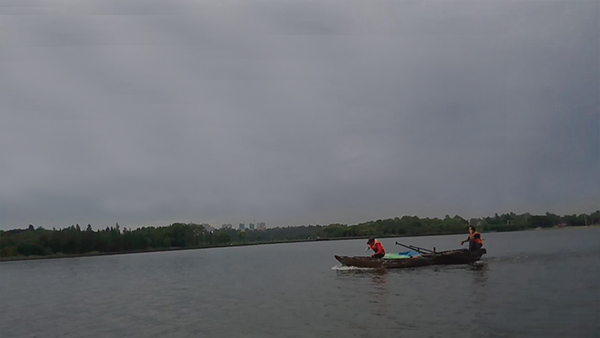
//> input picture waterlinetest/132.jpg, 600 x 338 px
$ ./waterlinetest   (built with g++ and OpenCV 4)
//> lines starting //> are read from the running program, lines starting //| are printed output that depends on the picture; after the words box and inside, x2 and y2 are one past the last pixel; in counts of white or black regions, pixels touching at a corner belong together
//> further down, srcImage is the input picture: 338 rows x 600 cols, CV_8UC3; mean B, G, R 119.5, 113.8, 110.8
// waterlinetest.cpp : 定义控制台应用程序的入口点。
//

#include "stdafx.h"
#include<opencv2\opencv.hpp>
#include <iostream>
#include<cv.h>
#include <opencv2\core\core.hpp>
#include<opencv2/highgui/highgui.hpp>
#include <opencv2/imgproc/imgproc.hpp>
#include <math.h>
#include <numeric>
#include <algorithm>
#include<vector>
#include <set>
#include  <functional>
#include <math.h>
using namespace cv;
using namespace std;

#define MIN_AREA 1000//定义最小有效的矩形面积

vector<Vec2f> lines;//定义一个矢量结构lines用于存放得到的线段矢量集合
vector<Point> maxLine;
vector<Point> minLine;
vector<vector<Point>> contours;
vector<Vec4i> hierarchy;
const int gray_level = 16;

typedef  struct colorbox//声明一个结构体类型boxShore
{
	int num;
	int r;
	int g;
	int b ;
	int labl;
	int laba;
	int labb;
	int s;
}colorboxInfo;


typedef vector <colorboxInfo> colorboxInfoVec;

bool GreaterSort(colorboxInfo a, colorboxInfo b) { return (a.s > b.s); }
bool LessSort(colorboxInfo a, colorboxInfo b) { return (a.s < b.s); }

void colorReduce(Mat& image, int div)
{
	for (int i = 0; i < image.rows; i++)
	{
		for (int j = 0; j < image.cols; j++)
		{
			int a = image.at<Vec3b>(i, j)[0];
			int b = a *div/ 256;
			image.at<Vec3b>(i, j)[0] = image.at<Vec3b>(i, j)[0] *div/ 256;
			image.at<Vec3b>(i, j)[1] = image.at<Vec3b>(i, j)[1] *div/ 256;
			image.at<Vec3b>(i, j)[2] = image.at<Vec3b>(i, j)[2] *div/ 256;
		/*	cout << "r " << image.at<Vec3b>(i, j)[2] << endl;
			cout << "g" << image.at<Vec3b>(i, j)[1] << endl;
			cout << "b " << image.at<Vec3b>(i, j)[0] << endl;*/
		}
	}
}

void colorgraychange(Mat& image, int div)
{
	for (int i = 0; i < image.rows; i++)
	{
		for (int j = 0; j < image.cols; j++)
		{
			image.at<uchar>(i, j) =div;
		}
	}
}

// [17 lines left out: function colorReduceLab, not called in this run]

void  rmHighlight(const Mat  &src, Mat &dst)
{
	Mat  srccopy,grayImage;
	src.copyTo(srccopy);
	cvtColor(srccopy, grayImage, CV_BGR2GRAY);//变为灰度图
//	imshow("grayImage", grayImage);
	int a1 = 0;
	dst = srccopy;
	int sl = 200, m = 3;
	int mc = 0, c = 1, fr1 = 0, fr2 = 0, fr3 = 0,a3 = 0, b3 = 0;
	for (int y = 0; y < src.rows; y++)
	{
		for (int x = 0; x < src.cols; x++)
		{


			if (grayImage.at<uchar>(y, x) > sl)
			{

				mc = 0;
				c = 0;
				fr1=fr2=fr3 = 0;
			}
			while (c == 0 && fr1 == 0)
			{
				if (mc == 0)
				{
					for (a3 = -1; a3 < 2; a3++)
					{
						for (b3 = -1; b3 < 2; b3++)
						{
							int temp = grayImage.at<uchar>(y, x);


							if ((x + b3) < 1 || (x + b3) > (src.cols - 1) || (y + a3) < 1 || (y + a3) > (src.rows - 1))
							{
								continue;
							}

							if (grayImage.at<uchar>(y + a3, x + b3) <= sl)
							{

								c = c + 1;
								fr1= fr1 + src.at<Vec3b>(y + a3, x + b3)[0];
								fr2 = fr2 + src.at<Vec3b>(y + a3, x + b3)[1];
								fr3 = fr3 + src.at<Vec3b>(y + a3, x + b3)[2];

							}
						}
					}
				}
				else
				{

					for (a3 = -1 - mc; a3 < 2 + mc; a3++)
					{

						for (b3 = -1 - mc; b3 < 2 + mc; b3++)
						{

							if ((x + b3) < 1 || (x + b3) > (src.cols - 1) || (y + a3) < 1 || (y + a3) > (src.rows - 1))
							{
								continue;
							}

							if (grayImage.at<uchar>(y + a3, x + b3) <= sl)
							{

								if ((abs(a3)*abs(a3) + abs(b3)* abs(b3)) >= 4)
								{

									c = c + 1;
									fr1 = fr1 + src.at<Vec3b>(y + a3, x + b3)[0];
									fr2 = fr2 + src.at<Vec3b>(y + a3, x + b3)[1];
									fr3 = fr3 + src.at<Vec3b>(y + a3, x + b3)[2];
								}

							}
						}
					}
				}
				mc = mc + 2;
				int a5 = 0;
			//	a5 = fr / (c + 1);
				//cout <<"a5"<<a5<<endl;
				dst.at<Vec3b>(y, x)[0] = (fr1 + 190) / (c + 1);
				dst.at<Vec3b>(y, x)[1] = (fr2 + 190) / (c + 1);
				dst.at<Vec3b>(y, x)[2] = (fr3 + 190) / (c + 1);
			}

		}
	}
//> after the loop, mc = 0; c = 1; fr1 = 0; fr2 = 0; fr3 = 0

	// [5 lines of commented-out code are left out]


}


void mySobel(Mat &image)
{

	Mat grayImage;
	Mat grayImagecopy;
	cvtColor(image, grayImage, CV_RGB2GRAY);
	//GaussianBlur(grayImage, grayImage, Size(5, 5), 2);   //高斯滤波
	grayImage.copyTo(grayImagecopy);
	//imshow("gray", grayImage);
	int t1 = 0;
	int	t2 = 0;
	int maxgray = 0;
	int mingray = 255;
	int gradientgray = 0;

	for (int y = 1; y < grayImage.rows-1; y++)
	{
		for (int x = 1; x < grayImage.cols-1; x++)
		{
			gradientgray = grayImage.at<uchar>(y + 1, x - 1)+2*grayImage.at<uchar>(y + 1, x ) + grayImage.at<uchar>(y + 1, x +1)
				- grayImage.at<uchar>(y -1, x - 1) -2* grayImage.at<uchar>(y -1, x ) - grayImage.at<uchar>(y - 1, x + 1)  ;
			if (gradientgray >= maxgray)
			{
				maxgray = gradientgray;
			}
			if (gradientgray <= mingray)
			{
				mingray = gradientgray;
			}
		}
	}
//> this loop made 336 passes
//> (gradientgray, maxgray, mingray) on passes 1 to 3: (0, 2, -2), (0, 2, -2), (0, 2, -2)
//> after the loop, gradientgray = 0; maxgray = 299; mingray = -392

	float k = 255 / float(maxgray - mingray);
//> k = 0.369

	for (int y =1; y < grayImage.rows - 1; y++)
	{
		for (int x = 1; x < grayImage.cols - 1; x++)
		{
			gradientgray = grayImage.at<uchar>(y + 1, x - 1) + 2 * grayImage.at<uchar>(y + 1, x) + grayImage.at<uchar>(y + 1, x + 1)
				- grayImage.at<uchar>(y - 1, x - 1) - 2 * grayImage.at<uchar>(y - 1, x) - grayImage.at<uchar>(y - 1, x + 1);
		grayImagecopy.at<uchar>(y, x) = gradientgray * k + 255 - maxgray * k;
		}
	}
//> this loop made 336 passes
//> gradientgray on passes 1 to 3: 0, 0, 0
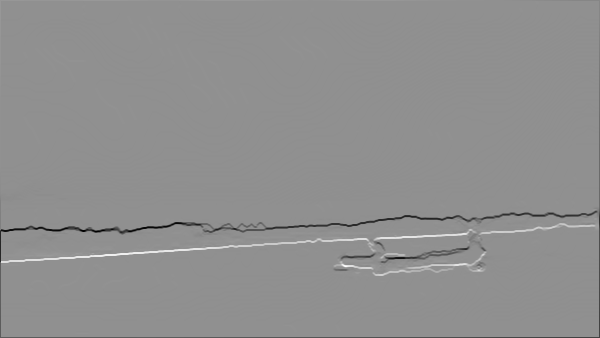
//> grayImagecopy: 338 rows x 600 cols, CV_8UC1; min 0, max 255, mean 143.3
//> after the loop, gradientgray = 0


		// [17 lines of commented-out code are left out]

		cvtColor(grayImagecopy, image, CV_GRAY2RGB);

}

void myWaterLine(const Mat  &sobelimage,Mat &dst)
{
	for (int x = 1; x < dst.cols-5; x = x + 5)
	{
		int  garymax = 0, garymin = 255, ymin = 0, ymax = 0;
		for (int y = 1; y < dst.rows - 1; y++)
		{
			//每个x的每行的值
			int  garymeanvalue = 0;
			for (int xin = x; xin < x + 5; xin++)
			{
				int color = sobelimage.at<uchar>(y, xin);
				garymeanvalue = garymeanvalue + int(sobelimage.at<uchar>(y, xin));
			}

			if (garymax <= garymeanvalue / 5)
			{
				garymax = garymeanvalue / 5;
				ymax = y;

			}

		}
		Point  pout1;
		pout1.x = x + 2;
		pout1.y = ymax;
		maxLine.push_back(pout1);

		for (int y = 1; y < dst.rows - 1; y++)
		{
			//每个x的每行的值
			int  garymeanvalue = 0;
			for (int xin = x; xin < x + 5; xin++)
			{
				int color = sobelimage.at<uchar>(y, xin);
				garymeanvalue = garymeanvalue + int(sobelimage.at<uchar>(y, xin));
			}


			if (garymin >= garymeanvalue / 5 && y<=ymax-10)
			{
				garymin = garymeanvalue / 5;
				ymin = y;
			}

		}

		Point  pout3;
		pout3.x = x+2;
		pout3.y = ymin;
		minLine.push_back(pout3);
	}
//> this loop made 119 passes
//> (garymax, ymax, garymin, ymin) on passes 1 to 8: (222, 261, 16, 230), (222, 261, 14, 230), (222, 261, 14, 229), (223, 260, 14, 229), (224, 260, 18, 229), (223, 260, 57, 228), (223, 260, 55, 228), (224, 259, 26, 228)


	for (int j = 3; j < minLine.size() - 3; j++)
	{
		if (abs(minLine[j - 1].y - minLine[j].y) > 10&& abs(minLine[j + 1].y - minLine[j].y) > 10)
		{
			minLine[j].y = minLine[j - 1].y;
			//minLine[j].y = float(minLine[j - 3].y + minLine[j + 3].y) * 8 / 20 + float(minLine[j -2].y + minLine[j +2].y) * 2 / 20;
		}
		if (abs(maxLine[j - 1].y - maxLine[j].y) > 10&&abs(maxLine[j + 1].y - maxLine[j].y)  > 10)
		{
			maxLine[j].y = maxLine[j - 1].y;
		}
	}
//> this loop made 113 passes

	//修补山连着上边界的情况
	for (int j = 0; j < minLine.size() - 1; j++)
	{
		if (minLine[j].y < 10)
		{
			if (abs(minLine[j - 1].y - minLine[j].y) > 10)
			{
				for (int x = j - 1; x > 0; x--)
				{
					if (abs(minLine[x].y - minLine[x - 1].y) <100)
					{
						minLine[x].y = 1;
					}
				}
			}

		}
	}
//> this loop made 118 passes

	for (int j = minLine.size() - 1; j > 20; j--)
	{
		if (minLine[j].y < 10)
		{
			if (abs(minLine[j + 1].y - minLine[j].y) > 20)
			{
				for (int x = j + 1; x < minLine.size() - 1; x++)
				{
					if (abs(minLine[x].y - minLine[x + 1].y) <100)
					{
						minLine[x].y = 1;
					}
				}
			}

		}
	}
//> this loop made 98 passes

	//去除单点噪声
	for (int j = 2; j < minLine.size() - 2; j++)
	{
		if (abs(minLine[j - 1].y - minLine[j].y) >20)
		{
			minLine[j].y = minLine[j - 1].y;
		}
		if (abs(maxLine[j - 1].y - maxLine[j].y) > 20)
		{
			maxLine[j].y = maxLine[j - 1].y;
		}
	}
//> this loop made 115 passes


		for (int j = 0; j < maxLine.size()-1; j++)
		{

			line(dst, maxLine[j], maxLine[j+1], Scalar(255, 255, 255), 1, CV_AA);
			line(dst, minLine[j], minLine[j + 1], Scalar(0,0, 0), 1, CV_AA);

		}
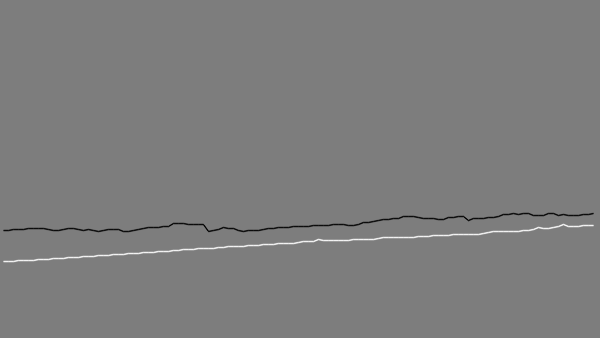
//> dst: 338 rows x 600 cols, CV_8UC1; min 4, max 243, mean 125
	//	imshow("hah", dst);

		for (int x = 1; x < dst.cols - 1; x ++)
		{
			for (int y = 1; y < dst.rows - 1; y++)
			{
				if (dst.at<uchar>(y, x)>200)
				{
					dst.at<uchar>(y, x) = 255;
				}
				else if (dst.at<uchar>(y, x)<50)
				{
					dst.at<uchar>(y, x) = 2;
				}

			}
		}
//> dst: 338 rows x 600 cols, CV_8UC1; 0.64% of pixels changed, all inside (x1, y1, x2, y2) = (4, 213, 594, 262)


		}

// [30 lines left out: function coloraverLab, not called in this run]


void mouAndSky(Mat &waterline, Mat & image,Point &point_255,Point &point_0)
{
	//imshow("lab", image);
	//山体


	int left_255 = image.cols;
	int  right_255 = 0;
	int  bottom_255 = 0;
	int  top_255 = image.rows;

	int left_0= image.cols;
	int  right_0 = 0;
	int  bottom_0 = 0;
	int  top_0 = image.rows;
	cvtColor(image, image, CV_BGR2GRAY);
	//imshow("waterline", waterline);
		for (int x = 10; x < image.cols - 10; x++)
		{
			int ymax = 0, ymin = 0;
			for (int yin = 10; yin < image.rows - 10; yin++)
			{
				if (waterline.at<uchar>(yin, x) == 2)
				{
					ymin = yin;
				}
				if (waterline.at<uchar>(yin, x) == 255)
				{
					ymax = yin;
				}

			}
			//cout << "x=" << x << "ymin=" << ymin << endl;
			for (int y = 10; y < image.rows - 10; y++)
			{

				if (y<ymax&&y>ymin)
				{
					image.at<uchar>(y, x) = 255;
				/*	image.at<Vec3b>(y, x)[0] = 255;
					image.at<Vec3b>(y, x)[1] = 0;
					image.at<Vec3b>(y, x)[2] = 0;*/

					if (left_255>x)
					{
						left_255 = x;
					}
					if (right_255<x)
					{
						right_255 = x;
					}
					if (top_255>y)
					{
						top_255 = y;
					}
					if (bottom_255<y)
					{
						bottom_255 = y;
					}

				}
				else if (y<ymin)
				{

					image.at<uchar>(y, x) = 0;
					/*	image.at<Vec3b>(y, x)[0] = 0;
						image.at<Vec3b>(y, x)[1] = 255;
						image.at<Vec3b>(y, x)[2] = 0;*/
					if (left_0> x)
					{
						left_0 = x;
					}
					if (right_0 < x)
					{
						right_0 = x;
					}
					if (top_0 >y)
					{
						top_0 = y;
					}
					if (bottom_0 < y)
					{
						bottom_0 = y;
					}
				}
				else
				{
					image.at<uchar>(y, x) = 125;
					/*		image.at<Vec3b>(y, x)[0] = 0;
							image.at<Vec3b>(y, x)[1] = 0;
							image.at<Vec3b>(y, x)[2] = 255;*/
				}

			}
		}
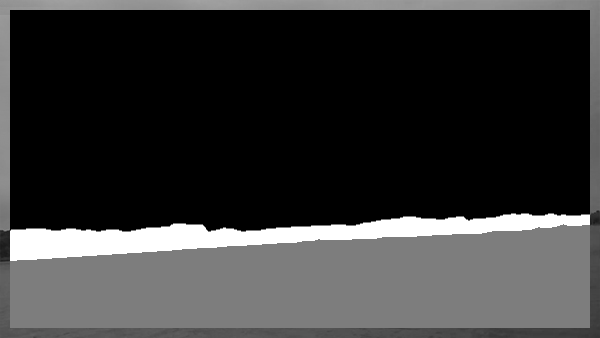
//> image: 338 rows x 600 cols, CV_8UC1; min 0, max 255, mean 54.5
		point_0.x = (left_0 + right_0) / 2;
		point_0.y = (top_0 + bottom_0) / 2;
		point_255.x = (left_255 + right_255) / 2;
		point_255.y = bottom_255-18;

		//imshow("mousky", image);
}

void mou_horison(Mat& input, Mat& muban, Mat& dst)//0度灰度共生矩阵
{
	Mat src = input;
	CV_Assert(1 == src.channels());
	src.convertTo(src, CV_32S);
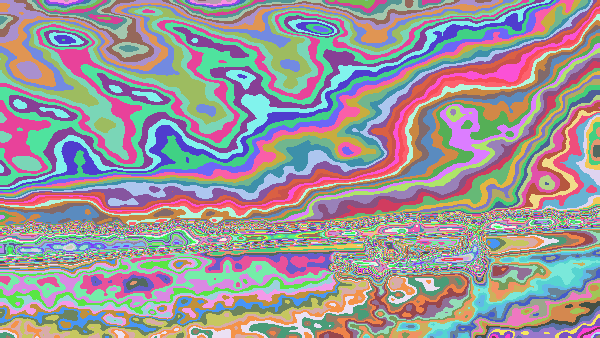
//> src: 338 rows x 600 cols, CV_32SC1; 141 distinct labels, from 19 to 159; one colour per label, 0 black
	int height = src.rows;
	int width = src.cols;
	int max_gray_level = 0;
	for (int j = 10; j < height-10; j++)//寻找像素灰度最大值
	{
		int* srcdata = src.ptr<int>(j);
		for (int i = 10; i < width-10; i++)
		{
			if (muban.at<uchar>(j,i)==255)
			{
				if (srcdata[i] > max_gray_level)
				{
					max_gray_level = srcdata[i];
				}
			}

		}
	}
	max_gray_level++;//像素灰度最大值加1即为该矩阵所拥有的灰度级数
	if (max_gray_level > 16)//若灰度级数大于16，则将图像的灰度级缩小至16级，减小灰度共生矩阵的大小。
	{
		cout << "width-10=" << width - 10 << endl;
//| width-10=590
		for (int i = 10; i < height-10; i++)
		{
			int*srcdata = src.ptr<int>(i);
			for (int j = 10; j < width-10; j++)
			{
				//cout << "j=" << j << endl;
			//	cout << "i=" << i << endl;

				if (muban.at<uchar>(i, j) == 255)
				{
					//cout << "j=" << j << endl;

					srcdata[j] = (int)srcdata[j] / gray_level;
				}
			}
		}
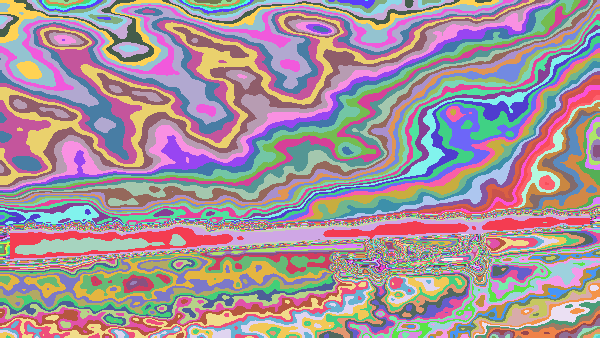
//> src: 338 rows x 600 cols, CV_32SC1; 146 distinct labels, from 1 to 159; one colour per label, 0 black
		//cout << "jxxx="  << endl;
		dst.create(gray_level, gray_level, CV_32SC1);
		dst = Scalar::all(0);
		for (int i = 10; i < height-10; i++)
		{
			int*srcdata = src.ptr<int>(i);
			for (int j = 10; j < width - 11; j++)
			{

				if (muban.at<uchar>(i, j) == 255)
				{
					int rows = srcdata[j];
					int cols = srcdata[j ];
					dst.ptr<int>(rows)[cols]++;
			//		cout << "dst.ptr<int>(rows)[cols]=" << dst.ptr<int>(rows)[cols] << endl;

				}
			}
		}
	}
	else//若灰度级数小于16，则生成相应的灰度共生矩阵
	{
		dst.create(max_gray_level, max_gray_level, CV_32SC1);
		dst = Scalar::all(0);
		for (int i = 10; i < height-10; i++)
		{
			int*srcdata = src.ptr<int>(i);
			for (int j = 10; j < width - 11; j++)
			{
				if (muban.at<uchar>(i, j) == 255)
				{
					int rows = srcdata[j];
					int cols = srcdata[j ];
					dst.ptr<double>(rows)[cols]++;
				}
			}
		}
	}
}

void sky_horison(Mat& input, Mat& muban, Mat& dst)//0度灰度共生矩阵
{
	Mat src = input;
	CV_Assert(1 == src.channels());
	src.convertTo(src, CV_32S);
	int height = src.rows;
	int width = src.cols;
	int max_gray_level = 0;
	for (int j = 10; j < height - 10; j++)//寻找像素灰度最大值
	{
		int* srcdata = src.ptr<int>(j);
		for (int i = 10; i < width - 10; i++)
		{
			if (muban.at<uchar>(j, i) == 0)
			{
				if (srcdata[i] > max_gray_level)
				{
					max_gray_level = srcdata[i];
				}
			}

		}
	}
//> (the rest of the program and of its run is left out)
